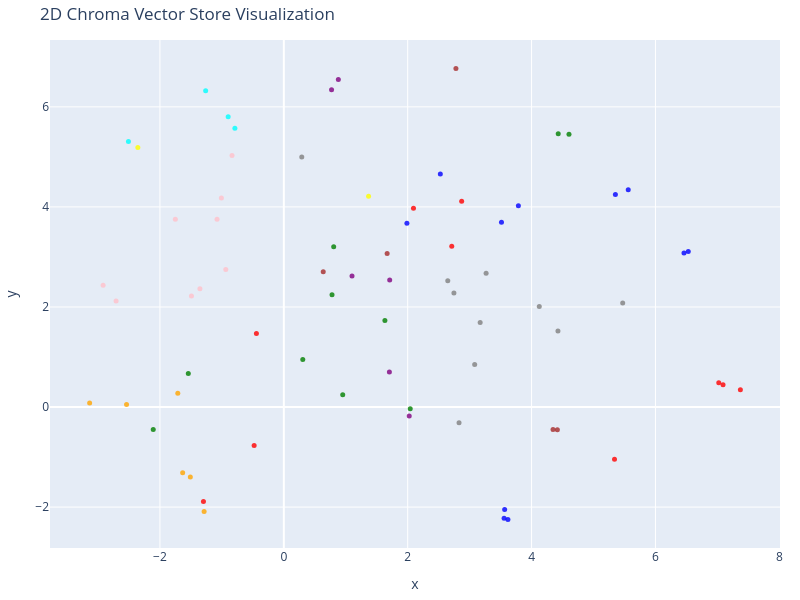

The code cell stored with this chart in its notebook:
### Code cell
# Display 2D representation of the OpenAI vector

display_2D_of_the_vector_store(oai_vector_store)

### Figure 1 — Plotly figure (JSON) as saved in the notebook; plotly's stock layout.template omitted (floating-point values rounded to 4 significant figures)
{"data": [{"hoverinfo": "text", "marker": {"color": ["gray", "gray", "gray", "gray", "gray", "gray", "gray", "gray", "gray", "gray", "purple", "purple", "purple", "purple", "purple", "purple", "green", "green", "green", "green", "green", "green", "green", "green", "blue", "blue", "blue", "blue", "blue", "blue", "blue", "blue", "cyan", "cyan", "cyan", "cyan", "orange", "orange", "orange", "orange", "orange", "orange", "yellow", "yellow", "blue", "blue", "blue", "green", "green", "brown", "brown", "brown", "brown", "brown", "red", "red", "red", "red", "red", "red", "red", "red", "red", "red", "pink", "pink", "pink", "pink", "pink", "pink", "pink", "pink", "pink"], "opacity": 0.8, "size": 5}, "mode": "markers", "text": ["Type: company<br>Text: # Branch Network\n\nQ-Transfer operates branches that support customer onboarding, account assistance,...", "Type: company<br>Text: ## Branches\n\n| Branch ID | City | Country | Type | Status |\n|---|---|---|---|---|\n| BR-LAG-001 | Lag...", "Type: company<br>Text: ## Branch Responsibilities\n\nBranches may assist with customer onboarding, identity verification, acc...", "Type: company<br>Text: # Q-Transfer Company Overview\n\nQ-Transfer is a fictional fintech company used for a RAG engineering ...", "Type: company<br>Text: ## Business Profile\n\n- Industry: Financial technology\n- Core services: Local transfers, internationa...", "Type: company<br>Text: ## Core Departments\n\nQ-Transfer operates through Engineering, Product, Operations, Customer Support,...", "Type: company<br>Text: ## Important Principle\n\nCustomer funds and company operating funds must be treated separately. Finan...", "Type: company<br>Text: # Organisation Structure\n\nQ-Transfer uses a functional organisational structure.\n\n## Executive Funct...", "Type: company<br>Text: ## Business Functions\n\nEngineering manages software platforms and infrastructure. Operations manages...", "Type: company<br>Text: ## Escalation\n\nOperational incidents should normally begin with the relevant team lead. Material fin...", "Type: compliance<br>Text: # AML and CFT Controls\n\nAnti-Money Laundering and Countering the Financing of Terrorism controls hel...", "Type: compliance<br>Text: A transaction being unusual does not automatically mean that it is illegal. Alerts require appropria...", "Type: compliance<br>Text: # Regulatory Reporting\n\nQ-Transfer maintains processes for regulatory reporting in jurisdictions whe...", "Type: compliance<br>Text: # Sanctions Screening\n\nQ-Transfer screens relevant customers and transactions against applicable san...", "Type: compliance<br>Text: ## Escalation\n\nConfirmed or unresolved high-risk matches must follow the company's sanctions escalat...", "Type: compliance<br>Text: # Transaction Monitoring\n\nTransaction monitoring identifies activity that may require investigation....", "Type: customers<br>Text: # Customer Complaints\n\nA complaint is an expression of dissatisfaction about a Q-Transfer product, s...", "Type: customers<br>Text: # Customer Profiles\n\nQ-Transfer supports individual and business customers.\n\n## Customer Lifecycle\n\n...", "Type: customers<br>Text: ## Synthetic Customer Examples\n\n| Customer ID | Type | Country | Verification | Risk Level | Status ...", "Type: customers<br>Text: All customer examples are fictional.\n\n## Data Protection\n\nCustomer information must only be accessed...", "Type: customers<br>Text: # Customer Support\n\nCustomer Support handles account questions, transaction enquiries, verification ...", "Type: customers<br>Text: ## Escalation\n\nCases involving suspected fraud, account takeover, sanctions concerns, privacy incide...", "Type: customers<br>Text: # Customer KYC and Verification\n\nKnow Your Customer procedures help Q-Transfer establish who its cus...", "Type: customers<br>Text: ## Business Verification\n\nBusiness customers may require company registration information, ownership...", "Type: employees<br>Text: # Employee Records\n\nQ-Transfer maintains employee records for employment administration and access m...", "Type: employees<br>Text: | Employee ID | Name         | Department       | Role               | Branch  | Status |\n| --------...", "Type: employees<br>Text: | EMP-1003    | Miriam Cole  | Operations       | Operations Manager | London  | Active |\n| EMP-1004...", "Type: employees<br>Text: These records are fictional and contain no real employee information.\n\n## Record Categories\n\nEmploye...", "Type: employees<br>Text: # Employee Onboarding and Offboarding\n\n## Onboarding\n\nNew employees complete identity verification, ...", "Type: employees<br>Text: ## Access Review\n\nManagers are responsible for confirming that access matches the employee's current...", "Type: employees<br>Text: # Employee Roles and Access\n\nQ-Transfer uses role-based access control.\n\n## Examples\n\nCustomer Suppo...", "Type: employees<br>Text: Finance employees can access accounting and reconciliation information required for their duties.\n\nE...", "Type: finance<br>Text: # Ledger and Reconciliation\n\nQ-Transfer maintains financial records that support accurate accounting...", "Type: finance<br>Text: ## Exceptions\n\nA reconciliation mismatch should be investigated and documented. Financial adjustment...", "Type: finance<br>Text: # Month-End Financial Close\n\nFinance performs a controlled month-end close.\n\n## Typical Activities\n\n...", "Type: finance<br>Text: # Treasury Operations\n\nTreasury manages liquidity, funding, settlement positions, and financial expo...", "Type: investments<br>Text: # Investment Accounts\n\nCustomers may have an investment account separate from their normal transfer ...", "Type: investments<br>Text: These examples are fictional.\n\nInvestment transactions should have appropriate records for orders, c...", "Type: investments<br>Text: # Investment Products\n\nQ-Transfer offers investment features through supported investment products.\n...", "Type: investments<br>Text: ## Customer Information\n\nInvestment information should clearly distinguish expected or historical pe...", "Type: investments<br>Text: # Investment Risk\n\nInvestment products can involve different levels and types of risk.\n\nCustomers sh...", "Type: investments<br>Text: Customer-facing information must accurately describe the product and avoid presenting investments as...", "Type: operations<br>Text: # Service Levels\n\nQ-Transfer tracks service performance across customer support and transaction oper...", "Type: operations<br>Text: # Transaction Operations\n\nOperations monitors transaction processing and handles operational excepti...", "Type: policies<br>Text: # Employee Acceptable Use\n\nEmployees must use Q-Transfer systems only for legitimate business purpos...", "Type: policies<br>Text: # Data Retention\n\nQ-Transfer retains business records for periods determined by applicable law, regu...", "Type: policies<br>Text: # Third-Party Management\n\nQ-Transfer relies on external providers such as banking partners, payment ...", "Type: products<br>Text: # Q-Transfer Product Catalogue\n\n## Transfer Products\n\n### Local Transfer\nDomestic money movement wit...", "Type: products<br>Text: ### Money Market Select\nA fictional product providing exposure to short-term money-market instrument...", "Type: risk<br>Text: # Fraud Management\n\nFraud controls protect customers and Q-Transfer from unauthorised or deceptive a...", "Type: risk<br>Text: Customer safety and preservation of evidence are important during investigations....", "Type: risk<br>Text: # Incident Management\n\nAn incident is an event that negatively affects customers, financial processi...", "Type: risk<br>Text: Detect → classify → contain → investigate → resolve → communicate → document → review.\n\nMajor incide...", "Type: risk<br>Text: # Risk Management\n\nQ-Transfer manages several categories of risk.\n\n## Major Risk Categories\n\n- Finan...", "Type: support<br>Text: # Frequently Asked Questions\n\n## Why is my transfer pending?\n\nA transfer may remain pending because ...", "Type: support<br>Text: ## Why is my verification taking longer?\n\nAdditional verification may be required because informatio...", "Type: support<br>Text: ## Are investment returns guaranteed?\n\nInvestment returns should not be described as guaranteed unle...", "Type: support<br>Text: # Internal Knowledge Base Rules\n\nThis knowledge base is designed for an internal RAG assistant.\n\n## ...", "Type: support<br>Text: 1. Use retrieved company information as the primary source.\n2. Do not invent company policies, custo...", "Type: support<br>Text: ## Example\n\nIf asked \"What is the exact regulatory reporting deadline for country X?\" the assistant ...", "Type: technology<br>Text: # Business Continuity and Disaster Recovery\n\nQ-Transfer maintains continuity plans for critical serv...", "Type: technology<br>Text: Business continuity exercises should be performed periodically and lessons should be documented....", "Type: technology<br>Text: # Data Security\n\nQ-Transfer protects customer, employee, transaction, and financial information.\n\n##...", "Type: technology<br>Text: # Technology Architecture\n\nQ-Transfer uses a service-oriented digital platform.\n\n## Major Components...", "Type: transfers<br>Text: # Fees and Foreign Exchange\n\nQ-Transfer may charge transfer fees and may apply an exchange-rate marg...", "Type: transfers<br>Text: ## Example\n\nA customer sends GBP 1,000 to a recipient receiving NGN. The final received amount depen...", "Type: transfers<br>Text: # International Money Transfers\n\nInternational transfers involve sending funds between supported cou...", "Type: transfers<br>Text: ## Important Considerations\n\nInternational transfers may be affected by cut-off times, weekends, pub...", "Type: transfers<br>Text: # Local Money Transfers\n\nQ-Transfer supports domestic transfers in supported markets.\n\n## Typical Fl...", "Type: transfers<br>Text: ## Failed Transfers\n\nFailed transactions should be investigated using transaction status, error info...", "Type: transfers<br>Text: # Refunds and Reversals\n\nRefunds and reversals are controlled financial operations.\n\n## Common Reaso...", "Type: transfers<br>Text: # Transaction Records\n\nEach transfer should have a unique transaction identifier.\n\n## Synthetic Tran...", "Type: transfers<br>Text: These records are synthetic examples.\n\n## Auditability\n\nTransaction records should allow authorised ..."], "type": "scatter", "x": [4.125, 5.471, 4.426, 2.746, 3.17, 2.647, 0.2897, 3.266, 3.081, 2.829, 1.101, 0.8802, 1.71, 1.704, 2.025, 0.7708, 1.632, 0.8052, 4.43, 4.604, 0.951, 2.041, 0.7781, 0.306, 5.353, 6.461, 6.53, 5.561, 3.618, 3.556, 3.514, 3.565, -0.7901, -0.8985, -1.262, -2.508, -2.539, -3.135, -1.711, -1.509, -1.633, -1.287, 1.368, -2.357, 3.787, 2.527, 1.987, -1.542, -2.108, 0.6365, 2.779, 4.346, 4.416, 1.668, -0.4423, -0.4793, -1.297, 7.091, 7.022, 7.371, 2.094, 5.339, 2.871, 2.711, -2.708, -2.917, -1.354, -1.491, -0.9372, -1.751, -0.8363, -1.078, -1.008], "y": [2.011, 2.078, 1.52, 2.278, 1.69, 2.523, 4.996, 2.674, 0.8509, -0.3149, 2.622, 6.547, 2.542, 0.7005, -0.177, 6.342, 1.728, 3.206, 5.461, 5.451, 0.2449, -0.03481, 2.245, 0.9487, 4.247, 3.08, 3.107, 4.344, -2.247, -2.22, 3.692, -2.046, 5.572, 5.804, 6.323, 5.306, 0.0488, 0.0788, 0.2735, -1.396, -1.313, -2.086, 4.211, 5.188, 4.022, 4.656, 3.676, 0.6722, -0.4512, 2.703, 6.766, -0.4468, -0.4534, 3.067, 1.47, -0.7668, -1.887, 0.4433, 0.4849, 0.3449, 3.976, -1.044, 4.112, 3.214, 2.119, 2.433, 2.366, 2.222, 2.75, 3.754, 5.028, 3.756, 4.179]}], "layout": {"height": 600, "margin": {"b": 10, "l": 10, "r": 20, "t": 40}, "title": {"text": "2D Chroma Vector Store Visualization"}, "width": 800, "xaxis": {"title": {"text": "x"}}, "yaxis": {"title": {"text": "y"}}}}
